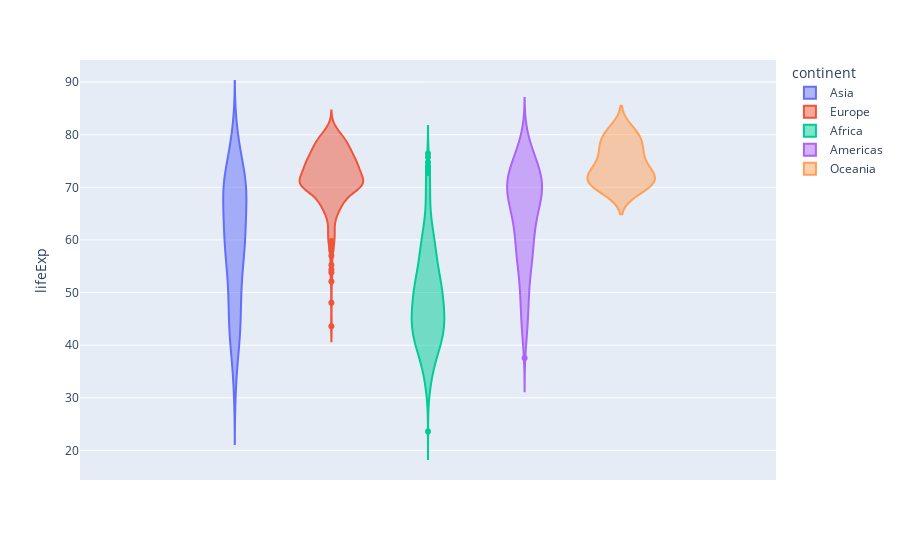

The notebook cell this image was saved under:
### Markdown cell above
[Back to top](#Index:) 

### Problem 7

#### Violin Plot of Life Expectancy by Continent with `plotly`

**1 point**

Create a Violin Plot of the Life Expectancy by continent using `plotly`.

Use the `plt.savefig()` method to save the image as `img7.png` in the `images` folder.

### Code cell
### GRADED
#violin plot by continent in plotly

px.violin(gapminder,y='lifeExp', color='continent')
# plt.savefig('images/img7.png')

### Figure 1 — Plotly figure (JSON) as saved in the notebook; plotly's stock layout.template omitted (floating-point values rounded to 4 significant figures; data arrays with more than 128 entries replaced by an {"elided": "..."} marker saying what was removed)
{"data": [{"alignmentgroup": "True", "box": {"visible": false}, "hovertemplate": "continent=Asia<br>lifeExp=%{y}<extra></extra>", "legendgroup": "Asia", "marker": {"color": "#636efa"}, "name": "Asia", "offsetgroup": "Asia", "orientation": "v", "scalegroup": "True", "showlegend": true, "type": "violin", "x0": " ", "xaxis": "x", "y": {"elided": "396 float values"}, "y0": " ", "yaxis": "y"}, {"alignmentgroup": "True", "box": {"visible": false}, "hovertemplate": "continent=Europe<br>lifeExp=%{y}<extra></extra>", "legendgroup": "Europe", "marker": {"color": "#EF553B"}, "name": "Europe", "offsetgroup": "Europe", "orientation": "v", "scalegroup": "True", "showlegend": true, "type": "violin", "x0": " ", "xaxis": "x", "y": {"elided": "360 float values"}, "y0": " ", "yaxis": "y"}, {"alignmentgroup": "True", "box": {"visible": false}, "hovertemplate": "continent=Africa<br>lifeExp=%{y}<extra></extra>", "legendgroup": "Africa", "marker": {"color": "#00cc96"}, "name": "Africa", "offsetgroup": "Africa", "orientation": "v", "scalegroup": "True", "showlegend": true, "type": "violin", "x0": " ", "xaxis": "x", "y": {"elided": "624 float values"}, "y0": " ", "yaxis": "y"}, {"alignmentgroup": "True", "box": {"visible": false}, "hovertemplate": "continent=Americas<br>lifeExp=%{y}<extra></extra>", "legendgroup": "Americas", "marker": {"color": "#ab63fa"}, "name": "Americas", "offsetgroup": "Americas", "orientation": "v", "scalegroup": "True", "showlegend": true, "type": "violin", "x0": " ", "xaxis": "x", "y": {"elided": "300 float values"}, "y0": " ", "yaxis": "y"}, {"alignmentgroup": "True", "box": {"visible": false}, "hovertemplate": "continent=Oceania<br>lifeExp=%{y}<extra></extra>", "legendgroup": "Oceania", "marker": {"color": "#FFA15A"}, "name": "Oceania", "offsetgroup": "Oceania", "orientation": "v", "scalegroup": "True", "showlegend": true, "type": "violin", "x0": " ", "xaxis": "x", "y": [69.12, 70.33, 70.93, 71.1, 71.93, 73.49, 74.74, 76.32, 77.56, 78.83, 80.37, 81.23, 69.39, 70.26, 71.24, 71.52, 71.89, 72.22, 73.84, 74.32, 76.33, 77.55, 79.11, 80.2], "y0": " ", "yaxis": "y"}], "layout": {"legend": {"title": {"text": "continent"}, "tracegroupgap": 0}, "margin": {"t": 60}, "violinmode": "group", "xaxis": {"anchor": "y", "domain": [0, 1]}, "yaxis": {"anchor": "x", "domain": [0, 1], "title": {"text": "lifeExp"}}}}
